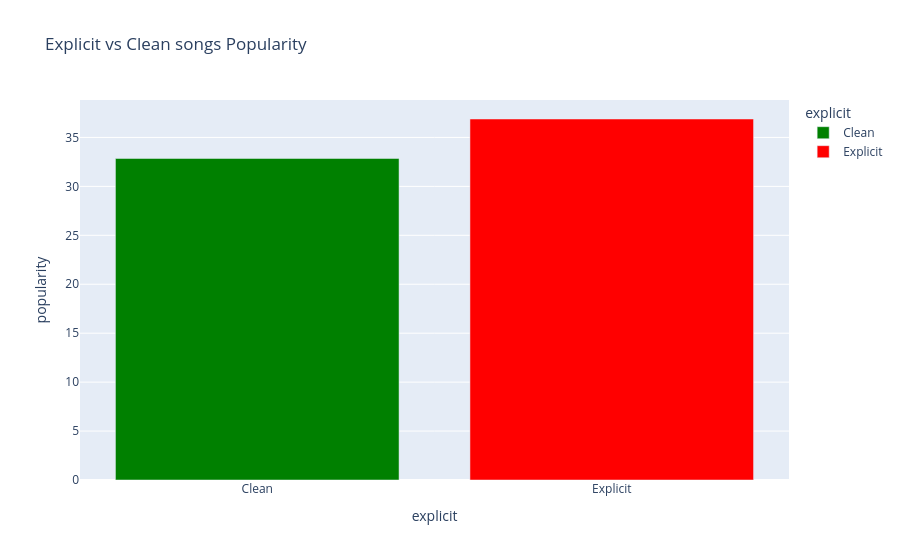

Here is the notebook cell this chart was saved with:
### Code cell
explicit_avg = df.groupby("explicit")["popularity"]\
.mean()\
.reset_index()

explicit_avg["explicit"] = explicit_avg["explicit"].map({1:"Explicit", 0:"Clean"})

fig = px.bar(
    explicit_avg,
    x="explicit",
    y="popularity",
    title="Explicit vs Clean songs Popularity",
    color="explicit",
    color_discrete_map={"Explicit": "red", "Clean": "green"}
)
fig.show()

### Figure 1 — Plotly figure (JSON) as saved in the notebook; plotly's stock layout.template omitted (floating-point values rounded to 4 significant figures)
{"data": [{"alignmentgroup": "True", "hovertemplate": "explicit=%{x}<br>popularity=%{y}<extra></extra>", "legendgroup": "Clean", "marker": {"color": "green", "pattern": {"shape": ""}}, "name": "Clean", "offsetgroup": "Clean", "orientation": "v", "showlegend": true, "textposition": "auto", "type": "bar", "x": ["Clean"], "xaxis": "x", "y": [32.85], "yaxis": "y"}, {"alignmentgroup": "True", "hovertemplate": "explicit=%{x}<br>popularity=%{y}<extra></extra>", "legendgroup": "Explicit", "marker": {"color": "red", "pattern": {"shape": ""}}, "name": "Explicit", "offsetgroup": "Explicit", "orientation": "v", "showlegend": true, "textposition": "auto", "type": "bar", "x": ["Explicit"], "xaxis": "x", "y": [36.89], "yaxis": "y"}], "layout": {"barmode": "relative", "legend": {"title": {"text": "explicit"}, "tracegroupgap": 0}, "title": {"text": "Explicit vs Clean songs Popularity"}, "xaxis": {"anchor": "y", "categoryarray": ["Clean", "Explicit"], "categoryorder": "array", "domain": [0, 1], "title": {"text": "explicit"}}, "yaxis": {"anchor": "x", "domain": [0, 1], "title": {"text": "popularity"}}}}
